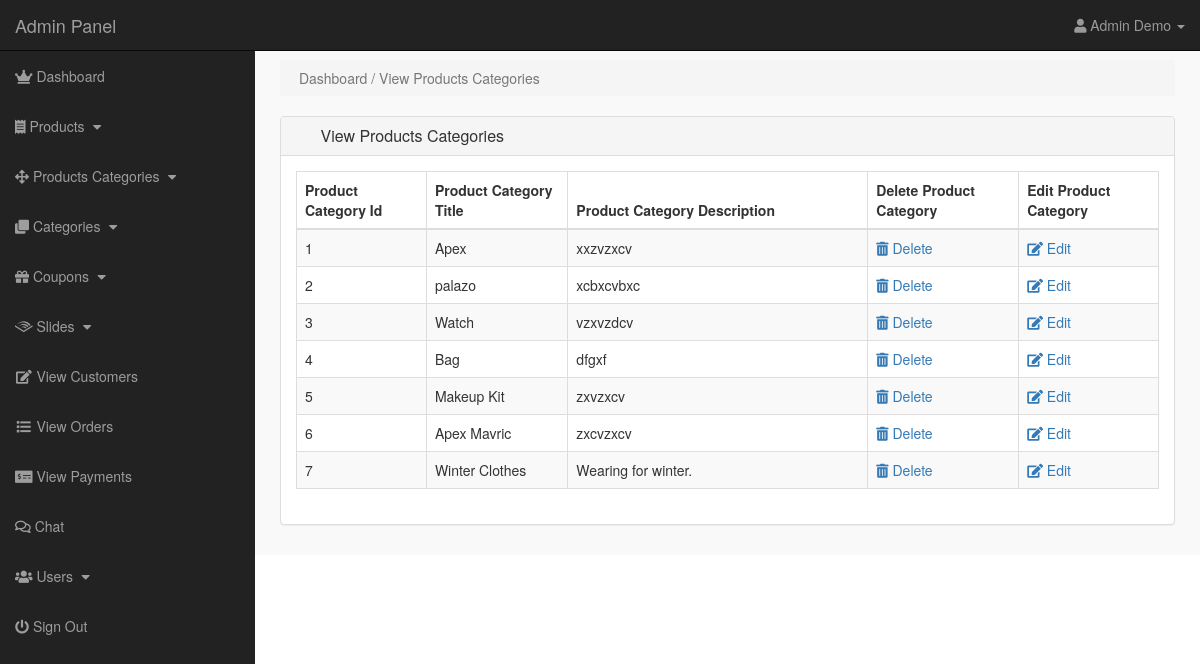
The page /admin/index.php?view_p_cat (signed in) on the database as committed earlier.
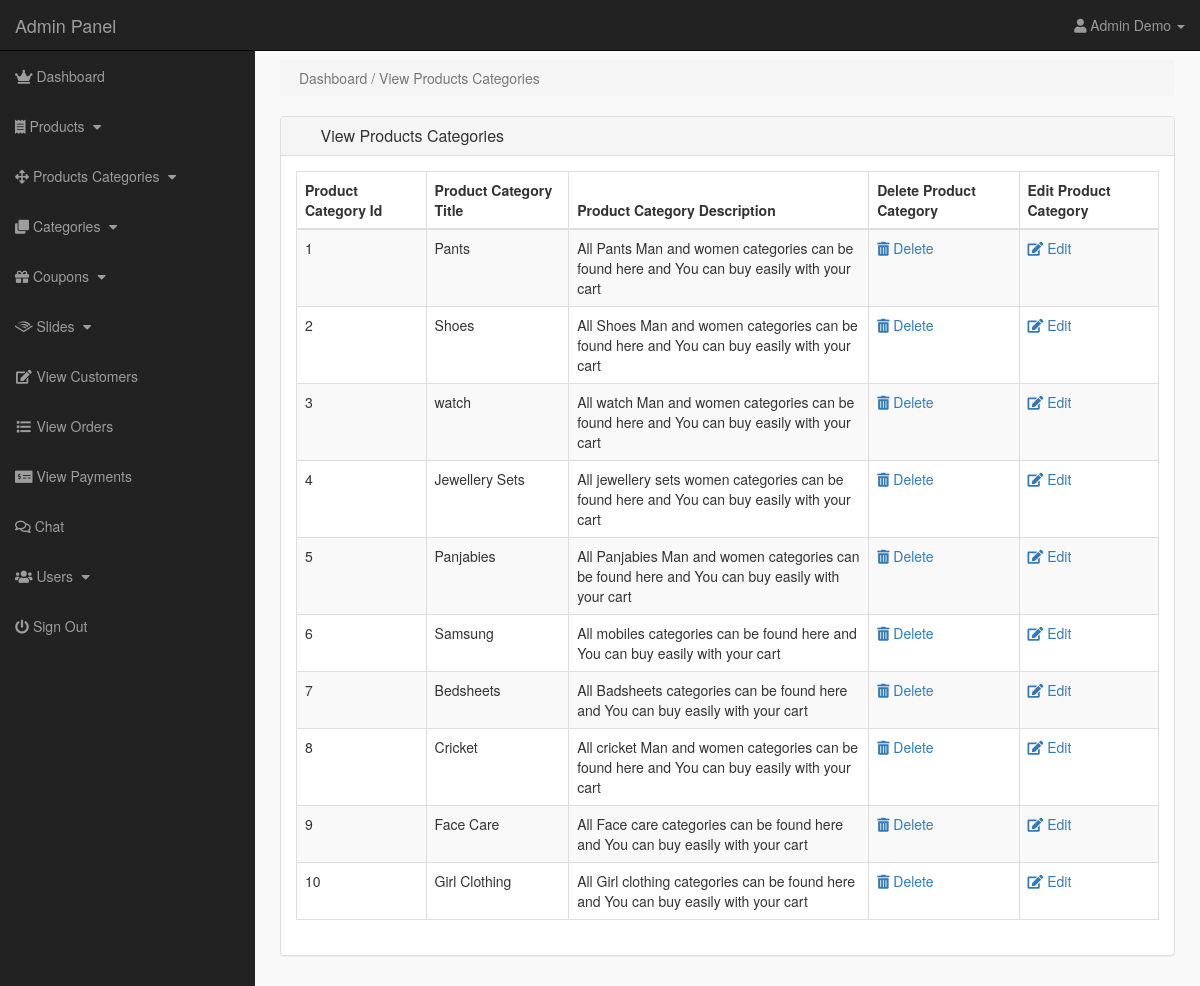
The same page on the database as committed later.
### tables this page shows
CREATE TABLE `product_categories` (
  `p_cat_id` int(11) NOT NULL,
  `p_cat_title` text NOT NULL,
  `p_cat_desc` text NOT NULL
);

### admin/view_p_cat.php (the view)
<?php
if(!isset($_SESSION['admin_email'])){
echo "<script>window.open('login.php','_self')</script>";
}
else {
?>
    <div class="row">
        <div class="col-lg-12">
            <ol class="breadcrumb">
                <li class="active">
                    <i class="fa fa-dashboard"></i> Dashboard / View Products Categories
                </li>
            </ol>
        </div>
    </div>
    <div class="row">
        <div class="col-lg-12">
            <div class="panel panel-default">
                <div class="panel-heading">
                    <h3 class="panel-title">
                        <i class="fa fa-money fa-fw"> </i> View Products Categories
                    </h3>
                </div>
                <div class="panel-body">
                    <div class="table-responsive">
                        <table class="table table-bordered table-hover table-striped">
                            <thead>
                                <tr>
                                    <th>Product Category Id</th>
                                    <th>Product Category Title</th>
                                    <th>Product Category Description</th>
                                    <th>Delete Product Category</th>
                                    <th>Edit Product Category</th>
                                </tr>
                            </thead>
                            <tbody>
                                <?php
$i=0;
$get_p_cats = "select * from product_categories";
$run_p_cats = mysqli_query($con,$get_p_cats);
while($row_p_cats = mysqli_fetch_array($run_p_cats)){
$p_cat_id = $row_p_cats['p_cat_id'];
$p_cat_title = $row_p_cats['p_cat_title'];
$p_cat_desc = $row_p_cats['p_cat_desc'];
$i++;
?>
                                    <tr>
                                        <td>
                                            <?php echo $i; ?> </td>
                                        <td>
                                            <?php echo $p_cat_title; ?> </td>
                                        <td width="300">
                                            <?php echo $p_cat_desc; ?> </td>
                                        <td>
                                            <a href="index.php?delete_p_cat=<?php echo $p_cat_id; ?>">
<i class="fas fa-trash-alt"></i> Delete
</a>
                                        </td>
                                        <td>
                                            <a href="index.php?edit_p_cat=<?php echo $p_cat_id; ?>">
<i class="fas fa-edit"></i> Edit
</a>
                                        </td>
                                    </tr>
                                    <?php } ?>
                            </tbody>
                        </table>
                    </div>
                </div>
            </div>
        </div>
    </div>
    <?php } ?>

Rows that differ between the two databases and show on the page:
removed product_categories: p_cat_title "Apex", p_cat_desc "xxzvzxcv"
removed product_categories: p_cat_title "palazo", p_cat_desc "xcbxcvbxc"
removed product_categories: p_cat_title "Watch", p_cat_desc "vzxvzdcv"
removed product_categories: p_cat_title "Bag", p_cat_desc "dfgxf"
removed product_categories: p_cat_title "Makeup Kit", p_cat_desc "zxvzxcv"
removed product_categories: p_cat_title "Apex Mavric", p_cat_desc "zxcvzxcv"
removed product_categories: p_cat_title "Winter Clothes", p_cat_desc "Wearing for winter."
added product_categories: p_cat_title "Pants", p_cat_desc "All Pants Man and women categories can be found here and You can buy easily with your cart"
added product_categories: p_cat_title "Shoes", p_cat_desc "All Shoes Man and women categories can be found here and You can buy easily with your cart"
added product_categories: p_cat_title "watch", p_cat_desc "All watch Man and women categories can be found here and You can buy easily with your cart"
added product_categories: p_cat_title "Jewellery Sets", p_cat_desc "All jewellery sets women categories can be found here and You can buy easily with your cart"
added product_categories: p_cat_title "Panjabies", p_cat_desc "All Panjabies Man and women categories can be found here and You can buy easily with your cart"
added product_categories: p_cat_title "Samsung", p_cat_desc "All mobiles categories can be found here and You can buy easily with your cart"
added product_categories: p_cat_title "Bedsheets", p_cat_desc "All Badsheets categories can be found here and You can buy easily with your cart"
added product_categories: p_cat_title "Cricket", p_cat_desc "All cricket Man and women categories can be found here and You can buy easily with your cart"
added product_categories: p_cat_title "Face Care", p_cat_desc "All Face care categories can be found here and You can buy easily with your cart"
added product_categories: p_cat_title "Girl Clothing", p_cat_desc "All Girl clothing categories can be found here and You can buy easily with your cart"
